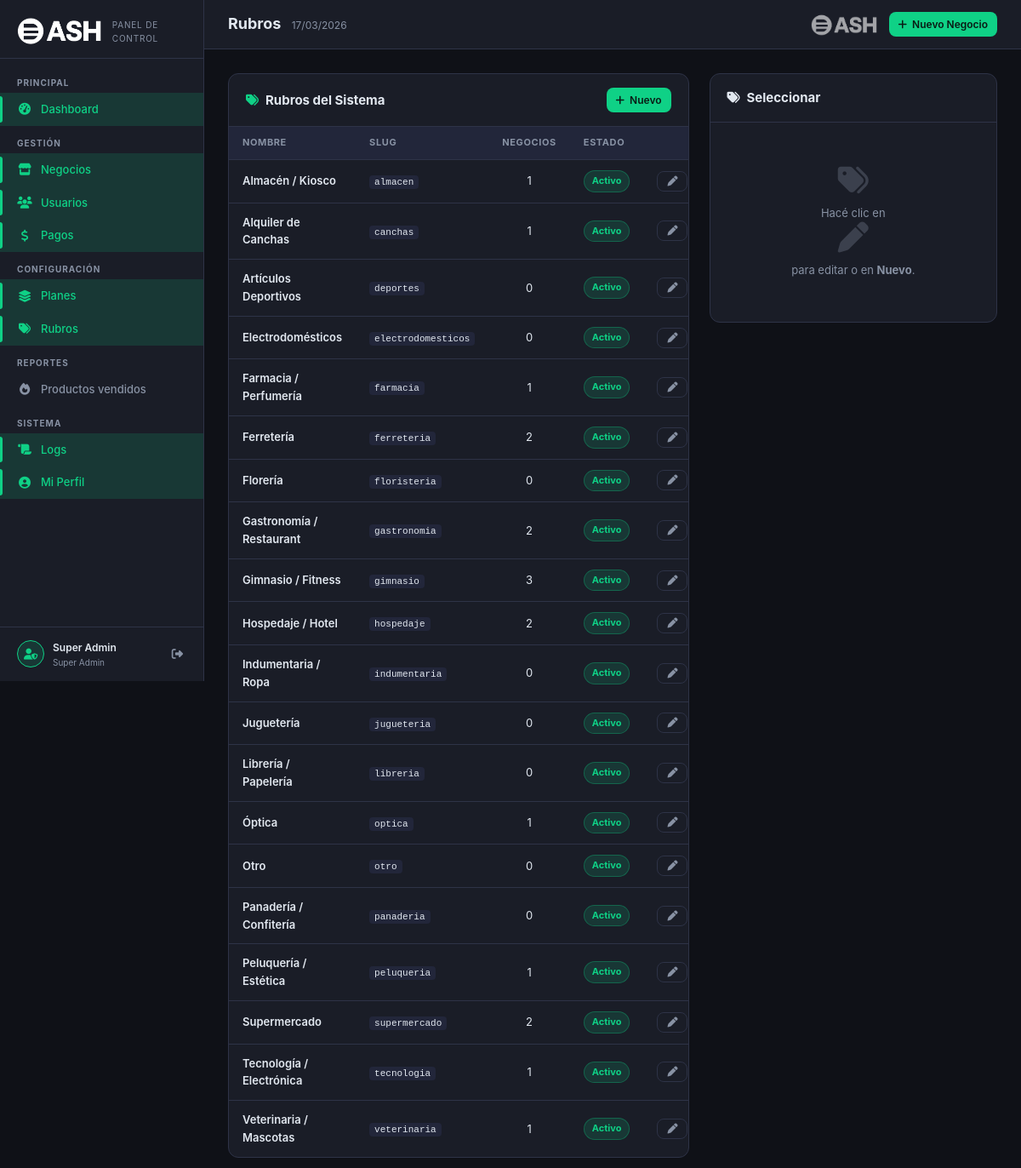
/superadmin/rubros/index.php (signed in), run on the app's committed database.
### tables this page shows
CREATE TABLE `rubros` (
  `id` int(11) NOT NULL,
  `slug` varchar(50) NOT NULL,
  `nombre` varchar(100) NOT NULL,
  `descripcion` varchar(255) DEFAULT NULL,
  `icono` varchar(50) DEFAULT 'fa-store',
  `color` varchar(7) DEFAULT '#667eea',
  `activo` tinyint(1) DEFAULT 1,
  `orden` int(11) DEFAULT 0
);

### superadmin/rubros/index.php (the view, shortened to what this page needs)
<?php
$db    = sa_db();
$rubros = $db->query("
    SELECT r.*, (SELECT COUNT(*) FROM negocios n WHERE n.rubro_id = r.id) as negocios_count
    FROM rubros r ORDER BY r.nombre
")->fetchAll();
$editRubro = null;
require_once dirname(__DIR__) . '/_layout.php';
?>
<div style="display:grid;grid-template-columns:1.6fr 1fr;gap:24px;align-items:start">
    <div class="sa-panel">
        <div class="sa-panel-header">
            <h3><i class="fas fa-tags" style="color:var(--sa-primary);margin-right:8px"></i>Rubros del Sistema</h3>
            <a href="?nuevo=1" class="sa-btn primary sm"><i class="fas fa-plus"></i> Nuevo</a>
        </div>
        <div class="sa-table-wrap">
            <table class="sa-table">
                <thead><tr><th>Nombre</th><th>Slug</th><th>Negocios</th><th>Estado</th><th></th></tr></thead>
                <tbody>
                <?php foreach ($rubros as $rb): ?>
                <tr>
                    <td style="font-weight:600"><?= htmlspecialchars($rb['nombre']) ?></td>
                    <td><code style="background:var(--sa-surface2);padding:2px 6px;border-radius:4px;font-size:11px"><?= htmlspecialchars($rb['slug']) ?></code></td>
                    <td style="text-align:center"><?= $rb['negocios_count'] ?></td>
                    <td><span class="sa-pill <?= $rb['activo']?'green':'gray' ?>"><?= $rb['activo']?'Activo':'Inactivo' ?></span></td>
                    <td><a href="?editar=<?= $rb['id'] ?>" class="sa-btn ghost sm"><i class="fas fa-pen"></i></a></td>
                </tr>
                <?php endforeach; ?>
                </tbody>
            </table>
        </div>
    </div>
    <div class="sa-panel">
        <div class="sa-panel-header">
            <h3><?= ($editRubro||isset($_GET['nuevo'])) ? '<i class="fas fa-pen" style="margin-right:8px;color:var(--sa-info)"></i>'.($editRubro?'Editar':'Nuevo').' Rubro' : '<i class="fas fa-tags" style="margin-right:8px"></i>Seleccionar' ?></h3>
        </div>
        <div style="padding:20px">
        <?php if ($editRubro || isset($_GET['nuevo'])): ?>
        <form method="POST">
            <input type="hidden" name="id" value="<?= $editRubro['id'] ?? 0 ?>">
            <div class="sa-form-group">
                <label class="sa-label">Nombre *</label>
                <input type="text" name="nombre" class="sa-input" value="<?= htmlspecialchars($editRubro['nombre'] ?? '') ?>" required>
            </div>
            <div class="sa-form-group">
                <label class="sa-label">Slug * <small style="color:var(--sa-muted)">(minúsculas, sin espacios)</small></label>
                <input type="text" name="slug" class="sa-input" value="<?= htmlspecialchars($editRubro['slug'] ?? '') ?>" required
                       pattern="[a-z0-9_]+" title="Solo letras minúsculas, números y guiones bajos">
            </div>
            <label style="display:flex;align-items:center;gap:8px;cursor:pointer;margin-bottom:16px">
                <input type="checkbox" name="activo" <?= ($editRubro['activo'] ?? 1) ? 'checked' : '' ?> style="width:16px;height:16px;accent-color:var(--sa-primary)">
                <span style="font-size:13px;font-weight:600">Rubro activo</span>
            </label>
            <button type="submit" class="sa-btn primary" style="width:100%;justify-content:center">
                <i class="fas fa-save"></i> Guardar
            </button>
        </form>
        <?php else: ?>
        <div class="sa-empty" style="padding:30px 0"><i class="fas fa-tags"></i><p>Hacé clic en <i class="fas fa-pen"></i> para editar o en <strong>Nuevo</strong>.</p></div>
        <?php endif; ?>
        </div>
    </div>
</div>

### superadmin/assets/sa.css (style rules this page uses)
:root { --sa-bg: #0f1117; --sa-surface: #1a1d27; --sa-surface2: #22263a; --sa-border: #2e3347; --sa-primary: #0FD186; --sa-primary-dim: rgba(15,209,134,.15); --sa-text: #e2e8f0; --sa-muted: #8892a4; --sa-danger: #ef4444; --sa-warning: #f59e0b; --sa-info: #3b82f6; --sa-purple: #8b5cf6; --sa-sidebar-w: 240px; --sa-radius: 12px; --sa-transition: .22s ease; }
*, *::before, *::after { box-sizing: border-box; margin: 0; padding: 0; }
body { font-family: 'Inter', 'Segoe UI', system-ui, sans-serif; background: var(--sa-bg); color: var(--sa-text); font-size: 14px; line-height: 1.6; min-height: 100vh; }
a { color: var(--sa-primary); text-decoration: none; }
.sa-panel { background: var(--sa-surface); border: 1px solid var(--sa-border); border-radius: var(--sa-radius); overflow: hidden; margin-bottom: 24px; }
.sa-panel-header { padding: 16px 20px; border-bottom: 1px solid var(--sa-border); display: flex; align-items: center; justify-content: space-between; gap: 12px; flex-wrap: wrap; }
.sa-panel-header h3 { font-size: 15px; font-weight: 700; color: var(--sa-text); }
.sa-table-wrap { overflow-x: auto; }
.sa-table { width: 100%; border-collapse: collapse; }
.sa-table th { font-size: 11px; font-weight: 700; color: var(--sa-muted); text-transform: uppercase; letter-spacing: .6px; padding: 10px 16px; background: var(--sa-surface2); border-bottom: 1px solid var(--sa-border); white-space: nowrap; text-align: left; }
.sa-table td { padding: 12px 16px; border-bottom: 1px solid var(--sa-border); color: var(--sa-text); font-size: 13px; vertical-align: middle; }
.sa-table tr:last-child td { border-bottom: none; }
.sa-pill { display: inline-flex; align-items: center; gap: 4px; font-size: 11px; font-weight: 700; padding: 3px 9px; border-radius: 20px; white-space: nowrap; }
.sa-pill.green { background: rgba(15,209,134,.15); color: var(--sa-primary); border: 1px solid rgba(15,209,134,.3); }
.sa-btn { display: inline-flex; align-items: center; gap: 6px; font-size: 13px; font-weight: 600; padding: 8px 16px; border-radius: 8px; border: none; cursor: pointer; transition: opacity .2s, transform .1s; white-space: nowrap; }
.sa-btn.primary { background: var(--sa-primary); color: #0a1a14; }
.sa-btn.ghost { background: transparent; color: var(--sa-muted); border: 1px solid var(--sa-border); }
.sa-btn.sm { font-size: 12px; padding: 5px 11px; }
.sa-empty { text-align: center; padding: 48px 20px; color: var(--sa-muted); }
.sa-empty i { font-size: 36px; margin-bottom: 10px; display: block; opacity: .3; }
.sa-empty p { font-size: 13px; }

### data on the page
rubros: nombre "Almacén / Kiosco", slug "almacen", negocios_count "1", activo "Activo"
rubros: nombre "Alquiler de Canchas", slug "canchas", negocios_count "1", activo "Activo"
rubros: nombre "Artículos Deportivos", slug "deportes", negocios_count "0", activo "Activo"
rubros: nombre "Electrodomésticos", slug "electrodomesticos", negocios_count "0", activo "Activo"
rubros: nombre "Farmacia / Perfumería", slug "farmacia", negocios_count "1", activo "Activo"
rubros: nombre "Ferretería", slug "ferreteria", negocios_count "2", activo "Activo"
rubros: nombre "Florería", slug "floristeria", negocios_count "0", activo "Activo"
rubros: nombre "Gastronomía / Restaurant", slug "gastronomia", negocios_count "2", activo "Activo"
rubros: nombre "Gimnasio / Fitness", slug "gimnasio", negocios_count "3", activo "Activo"
rubros: nombre "Hospedaje / Hotel", slug "hospedaje", negocios_count "2", activo "Activo"
rubros: nombre "Indumentaria / Ropa", slug "indumentaria", negocios_count "0", activo "Activo"
rubros: nombre "Juguetería", slug "jugueteria", negocios_count "0", activo "Activo"
rubros: nombre "Librería / Papelería", slug "libreria", negocios_count "0", activo "Activo"
rubros: nombre "Óptica", slug "optica", negocios_count "1", activo "Activo"
rubros: nombre "Otro", slug "otro", negocios_count "0", activo "Activo"
rubros: nombre "Panadería / Confitería", slug "panaderia", negocios_count "0", activo "Activo"
rubros: nombre "Peluquería / Estética", slug "peluqueria", negocios_count "1", activo "Activo"
rubros: nombre "Supermercado", slug "supermercado", negocios_count "2", activo "Activo"
rubros: nombre "Tecnología / Electrónica", slug "tecnologia", negocios_count "1", activo "Activo"
rubros: nombre "Veterinaria / Mascotas", slug "veterinaria", negocios_count "1", activo "Activo"

### other printed values
$adminName "Super Admin"
$title "Rubros"
